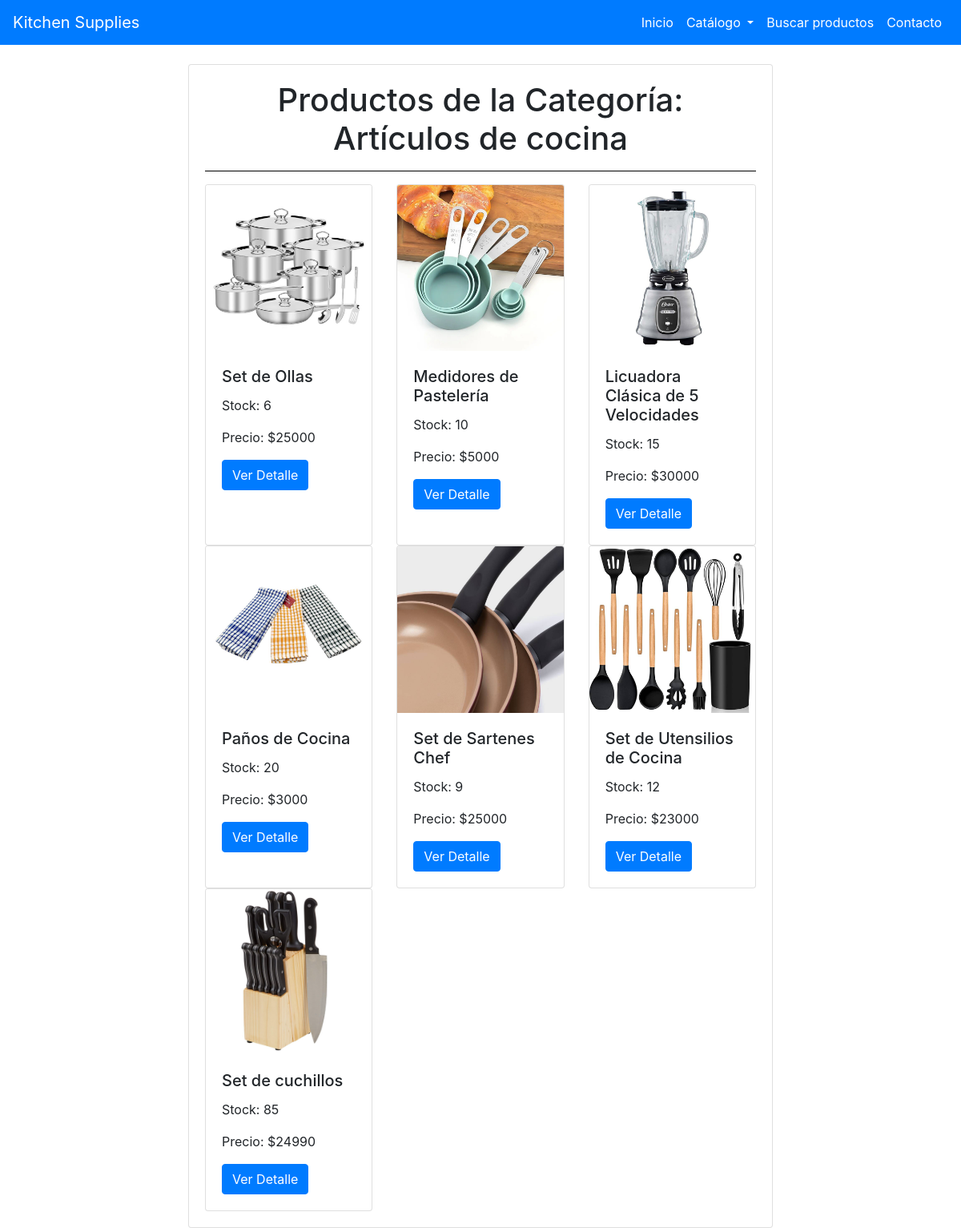
The app's page /categoria/1/ with its own data.
### sprint2/models.py (models this page shows, shortened)
class Categoria (models.Model):
    nombre = models.CharField(max_length=100, help_text="Ingresa nombre Categoría")

class Producto (models.Model):
    nombre = models.CharField(max_length=100, help_text="Ingresa nombre Producto")
    stock = models.IntegerField(help_text="Stock de Producto")
    precio = models.IntegerField(null=True, help_text="Precio de Producto")
    imagen = models.ImageField(upload_to='productos', null=True)
    categoria = models.ForeignKey('Categoria', on_delete=models.SET_NULL, null=True)
    descripcion = models.CharField(max_length=200, help_text="Ingresa descripción del producto", null = True)

### sprint2/views.py (the view)
# urls.py: path('categoria/<int:categoria_id>/', views.productos_por_categoria, name='productos-por-categoria'),
def productos_por_categoria(request, categoria_id):
    categoria = get_object_or_404(Categoria, pk=categoria_id)
    productos = Producto.objects.filter(categoria=categoria)
    return render(request, 'sprint2/productos_category.html', {'categoria': categoria, 'productos': productos})

### sprint2/templates/sprint2/productos_category.html (shortened to what this page needs)
{% extends "sprint2/base.html" %}
{% block content %}
<div class="container mt-4">
  <div class="row justify-content-center">
    <div class="col-md-8">
      <div class="card">
        <div class="card-body">
          <h1 class="card-title text-center">Productos de la Categoría: {{categoria.nombre}}</h1>
          <hr />
          {% if productos %}
            <div class="row row-cols-1 row-cols-md-3 g-4">
              {% for producto in productos %}
                <div class="col">
                  <div class="card h-100">
                    <img src="{{ producto.imagen.url }}" class="card-img-top" alt="...">
                    <div class="card-body">
                      <h5 class="card-title">{{ producto.nombre }}</h5>
                      <p class="card-text">Stock: {{ producto.stock }}</p>
                      <p class="card-text">Precio: ${{ producto.precio }}</p>
                      <a href="{% url 'producto-detail' producto.id %}" class="btn btn-primary">Ver Detalle</a>
                    </div>
                  </div>
                </div>
              {% endfor %}
            </div>
          {% else %}
            <p class="text-center">No hay productos registrados para esta categoría.</p>
          {% endif %}
        </div>
      </div>
    </div>
  </div>
</div>
{% endblock content %}

### sprint2/templates/sprint2/base.html (style rules this page uses)
body { background-image: url("https://img.freepik.com/free-photo/abstract-pastel-blue-paint-brushstroke-textured-background_53876-108403.jpg?w=740&t=st=1682004679~exp=1682005279~hmac=c8eaf54329082a4ccc08bbda282186da5b9c5702f9fdf856f13b95622b970cff"); background-repeat: repeat; }
hr { background-color: black; }

### records on screen
Categoria: nombre "Artículos de cocina"
Producto: imagen (picture), nombre "Set de Ollas", stock "6", precio "25000"
Producto: imagen (picture), nombre "Medidores de Pastelería", stock "10", precio "5000"
Producto: imagen (picture), nombre "Licuadora Clásica de 5 Velocidades", stock "15", precio "30000"
Producto: imagen (picture), nombre "Paños de Cocina", stock "20", precio "3000"
Producto: imagen (picture), nombre "Set de Sartenes Chef", stock "9", precio "25000"
Producto: imagen (picture), nombre "Set de Utensilios de Cocina", stock "12", precio "23000"
Producto: imagen (picture), nombre "Set de cuchillos", stock "85", precio "24990"
